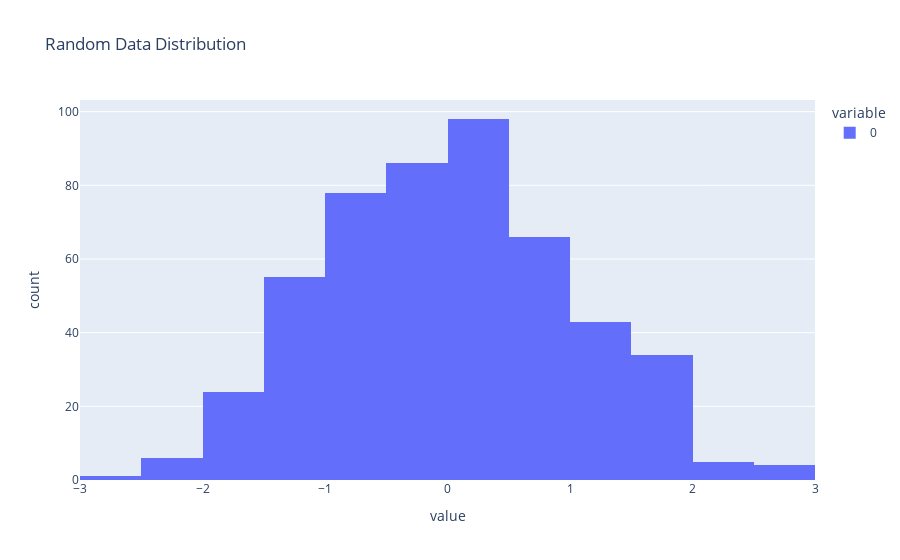

The code cell stored with this chart in its notebook:
### Code cell
import plotly.express as px
import numpy as np

data = np.random.randn(500)

fig = px.histogram(data, nbins=20, title="Random Data Distribution")
fig.show()

### Figure 1 — Plotly figure (JSON) as saved in the notebook; plotly's stock layout.template omitted (floating-point values rounded to 4 significant figures; data arrays with more than 128 entries replaced by an {"elided": "..."} marker saying what was removed)
{"data": [{"bingroup": "x", "hovertemplate": "variable=0<br>value=%{x}<br>count=%{y}<extra></extra>", "legendgroup": "0", "marker": {"color": "#636efa", "pattern": {"shape": ""}}, "name": "0", "nbinsx": 20, "orientation": "v", "showlegend": true, "type": "histogram", "x": {"elided": "500 float values"}, "xaxis": "x", "yaxis": "y"}], "layout": {"barmode": "relative", "legend": {"title": {"text": "variable"}, "tracegroupgap": 0}, "title": {"text": "Random Data Distribution"}, "xaxis": {"anchor": "y", "domain": [0, 1], "title": {"text": "value"}}, "yaxis": {"anchor": "x", "domain": [0, 1], "title": {"text": "count"}}}}
